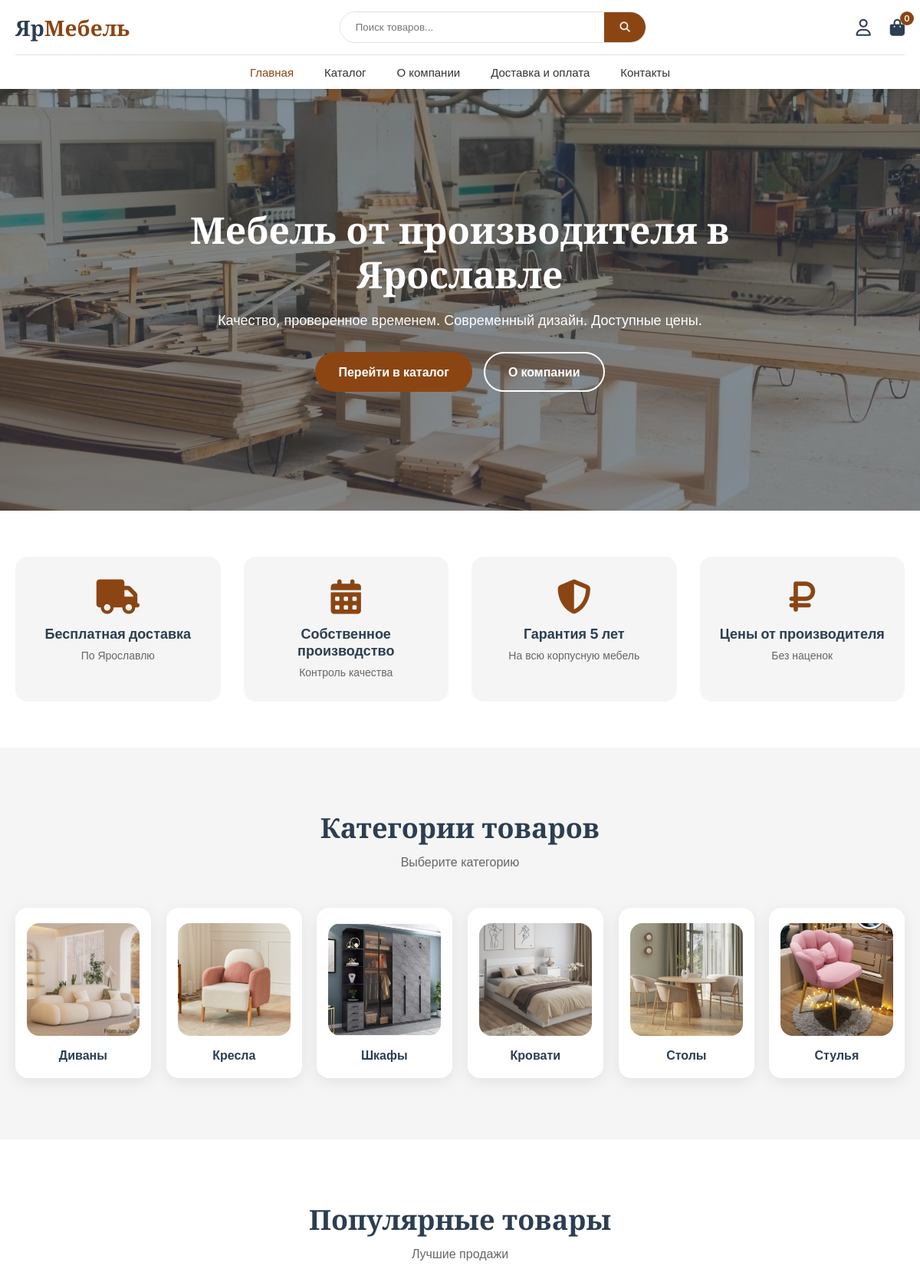
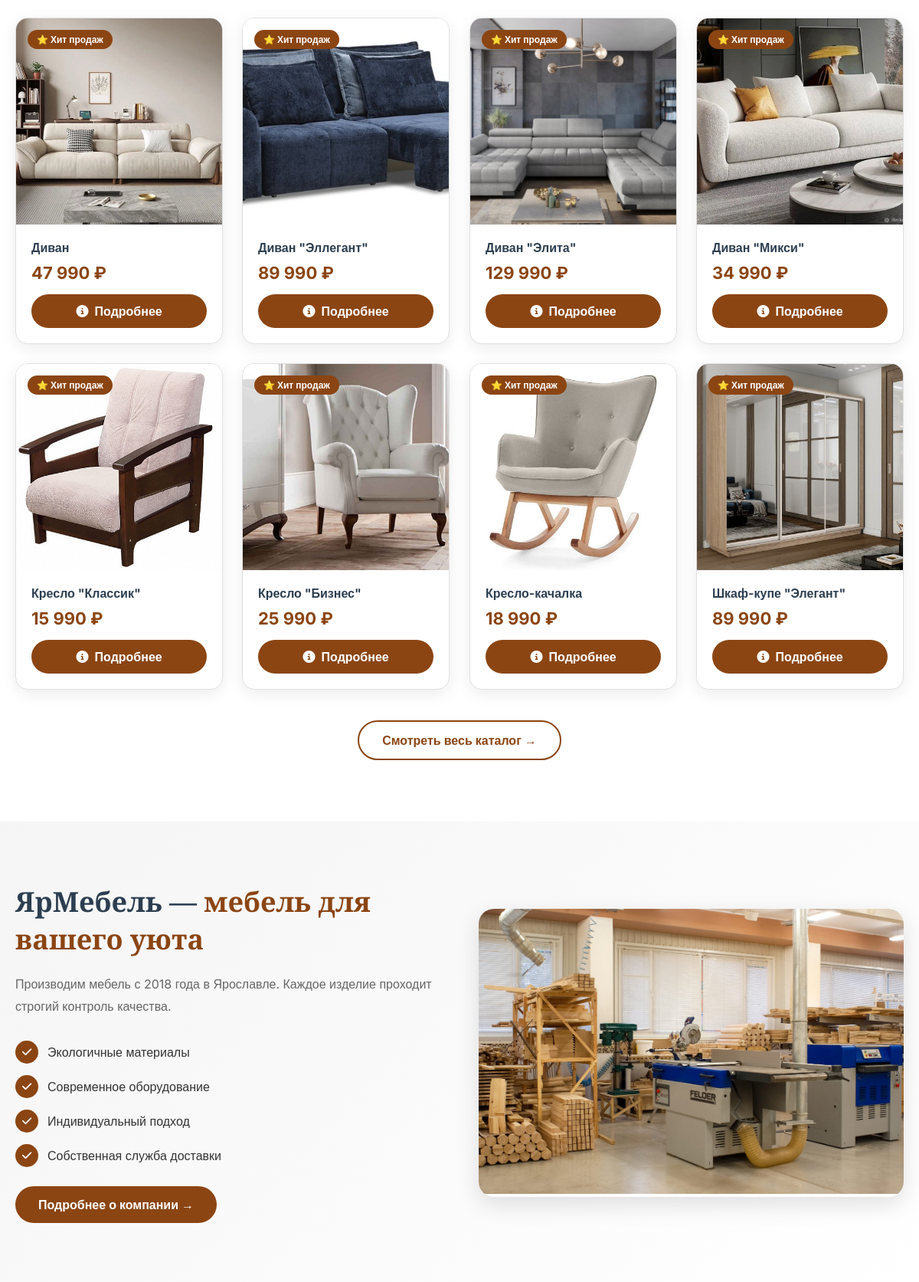
The page / (upper part) on the database its author committed (2 pictures, top to bottom).
### tables this page shows
CREATE TABLE `categoriesd` (
  `id` int(10) UNSIGNED NOT NULL,
  `name` varchar(100) NOT NULL,
  `image` varchar(255) DEFAULT NULL
);

CREATE TABLE `productsd` (
  `id` int(10) UNSIGNED NOT NULL,
  `category_id` int(10) UNSIGNED NOT NULL,
  `name` varchar(200) NOT NULL,
  `description` text DEFAULT NULL,
  `price` decimal(12,2) NOT NULL,
  `image` varchar(255) DEFAULT NULL,
  `old_price` decimal(12,2) DEFAULT NULL,
  `size_enabled` tinyint(1) DEFAULT 1 COMMENT 'Включен ли выбор размера (1-да, 0-нет)',
  `size_width_min` int(11) DEFAULT NULL COMMENT 'Мин. ширина (см)',
  `size_width_max` int(11) DEFAULT NULL COMMENT 'Макс. ширина (см)',
  `size_depth_min` int(11) DEFAULT NULL COMMENT 'Мин. глубина (см)',
  `size_depth_max` int(11) DEFAULT NULL COMMENT 'Макс. глубина (см)',
  `size_height_min` int(11) DEFAULT NULL COMMENT 'Мин. высота (см)',
  `size_height_max` int(11) DEFAULT NULL COMMENT 'Макс. высота (см)',
  `size_step` int(11) DEFAULT 1 COMMENT 'Шаг изменения размера (см)',
  `price_per_size` tinyint(1) DEFAULT 0 COMMENT 'Цена зависит от размеров (1-да, 0-нет)',
  `price_per_square` decimal(10,2) NOT NULL DEFAULT 0.00
);

### index.php (the view, shortened to what this page needs)
<?php
$host = 'localhost';
$dbname = 'diplom';
$username = 'root';
$password = '';
try {
    $pdo = new PDO("mysql:host=$host;dbname=$dbname;charset=utf8mb4", $username, $password);
    $pdo->setAttribute(PDO::ATTR_ERRMODE, PDO::ERRMODE_EXCEPTION);
    $pdo->setAttribute(PDO::ATTR_DEFAULT_FETCH_MODE, PDO::FETCH_ASSOC);
} catch(PDOException $e) {
    die("Ошибка подключения к базе данных: " . $e->getMessage());
}
$search_query = '';
$stmt_categories = $pdo->query("SELECT id, name FROM categoriesD ORDER BY id LIMIT 6");
$categories = $stmt_categories->fetchAll();
$stmt_products = $pdo->query("
    SELECT DISTINCT
        p.id,
        p.name,
        p.description,
        p.price,
        p.image
    FROM productsD p
    ORDER BY p.id
    LIMIT 8
");
$popular_products = $stmt_products->fetchAll();
?>
<!DOCTYPE html>
<html lang="ru">
<head>
    <link rel="stylesheet" href="https://cdnjs.cloudflare.com/ajax/libs/font-awesome/6.5.1/css/all.min.css">
</head>
<body>
<header class="header">
    <div class="container">
        <div class="header-top">
            <div class="logo"><a href="index.php"><span class="logo-text">Яр<span class="logo-accent">Мебель</span></span></a></div>
            <div class="header-search">
                <form action="index.php" method="get" class="search-form">
                    <input type="text" name="search" placeholder="Поиск товаров..." class="search-input" value="<?php echo htmlspecialchars($search_query); ?>">
                    <button type="submit" class="search-btn"><i class="fas fa-search"></i></button>
                </form>
            </div>
            <div class="header-actions">
                <a href="profile.php" class="action-icon"><i class="far fa-user"></i></a>
                <a href="cart.php" class="action-icon cart-link"><i class="fas fa-shopping-bag"></i><span class="cart-count">0</span></a>
            </div>
        </div>
        <nav class="nav-main" id="mainNav">
            <ul>
                <li><a href="index.php" class="active">Главная</a></li>
                <li><a href="catalog.php">Каталог</a></li>
                <li><a href="about.php">О компании</a></li>
                <li><a href="delivery.php">Доставка и оплата</a></li>
                <li><a href="contacts.php">Контакты</a></li>
            </ul>
        </nav>
    </div>
</header>
<main>
    <section class="hero">
        <div class="container">
            <div class="hero-content">
                <h1 class="animate-up">Мебель от производителя в Ярославле</h1>
                <p class="animate-up" style="animation-delay: 0.1s;">Качество, проверенное временем. Современный дизайн. Доступные цены.</p>
                <div class="hero-buttons animate-up" style="animation-delay: 0.2s;">
                    <a href="catalog.php" class="btn btn-primary">Перейти в каталог</a>
                    <a href="about.php" class="btn btn-outline">О компании</a>
                </div>
            </div>
        </div>
    </section>
    <?php if (empty($search_query)): ?>
    <section class="advantages">
        <div class="container">
            <div class="advantages-grid">
                <div class="advantage-item animate-up"><i class="fas fa-truck"></i><h3>Бесплатная доставка</h3><p>По Ярославлю</p></div>
                <div class="advantage-item animate-up" style="animation-delay:0.1s"><i class="fas fa-calendar-alt"></i><h3>Собственное производство</h3><p>Контроль качества</p></div>
                <div class="advantage-item animate-up" style="animation-delay:0.2s"><i class="fas fa-shield-alt"></i><h3>Гарантия 5 лет</h3><p>На всю корпусную мебель</p></div>
                <div class="advantage-item animate-up" style="animation-delay:0.3s"><i class="fas fa-ruble-sign"></i><h3>Цены от производителя</h3><p>Без наценок</p></div>
            </div>
        </div>
    </section>
    <section class="categories">
        <div class="container">
            <div class="section-header"><h2>Категории товаров</h2><p>Выберите категорию</p></div>
            <div class="categories-grid">
                <?php $category_images = [1 => 'sofa.jpg', 2 => 'chair.jpg', 3 => 'wardrobe.jpg', 4 => 'bed.jpeg', 5 => 'table.jpg', 6 => 'stool.jpg']; $i = 0; foreach($categories as $cat): ?>
                <a href="catalog.php?category=<?php echo $cat['id']; ?>" class="category-card animate-scale" style="animation-delay: <?php echo $i * 0.05; ?>s">
                    <div class="category-image"><img src="images/categories/<?php echo $category_images[$cat['id']] ?? 'default.jpg'; ?>" alt="<?php echo htmlspecialchars($cat['name']); ?>" onerror="this.src='images/categories/default.jpg'"></div>
                    <h3><?php echo htmlspecialchars($cat['name']); ?></h3>
                </a>
                <?php $i++; endforeach; ?>
            </div>
        </div>
    </section>
    <section class="popular-products">
        <div class="container">
            <div class="section-header"><h2>Популярные товары</h2><p>Лучшие продажи</p></div>
            <div class="products-grid">
                <?php $i = 0; foreach($popular_products as $product): ?>
                <div class="product-card animate-scale" style="animation-delay: <?php echo $i * 0.05; ?>s">
                    <div class="product-badge">⭐ Хит продаж</div>
                    <a href="product.php?id=<?php echo $product['id']; ?>" class="product-image"><img src="images/products/<?php echo $product['image']; ?>" alt="<?php echo htmlspecialchars($product['name']); ?>" onerror="this.src='images/products/default.jpg'"></a>
                    <div class="product-info">
                        <h3><a href="product.php?id=<?php echo $product['id']; ?>"><?php echo htmlspecialchars($product['name']); ?></a></h3>
                        <div class="product-price"><span class="current-price"><?php echo number_format($product['price'], 0, '', ' '); ?> ₽</span></div>
                        <a href="product.php?id=<?php echo $product['id']; ?>" class="btn-details"><i class="fas fa-info-circle"></i> Подробнее</a>
                    </div>
                </div>
                <?php $i++; endforeach; ?>
            </div>
            <div class="text-center"><a href="catalog.php" class="btn btn-secondary">Смотреть весь каталог →</a></div>
        </div>
    </section>
    <section class="about-company">
        <div class="container">
            <div class="about-grid">
                <div class="about-content animate-left">
                    <h2>ЯрМебель — <span class="accent">мебель для вашего уюта</span></h2>
                    <p class="about-text">Производим мебель с 2018 года в Ярославле. Каждое изделие проходит строгий контроль качества.</p>
                    <ul class="about-list"><li><i class="fas fa-check"></i> Экологичные материалы</li><li><i class="fas fa-check"></i> Современное оборудование</li><li><i class="fas fa-check"></i> Индивидуальный подход</li><li><i class="fas fa-check"></i> Собственная служба доставки</li></ul>
                    <a href="about.php" class="btn btn-primary">Подробнее о компании →</a>
                </div>
                <div class="about-image animate-right"><img src="images/2.jpg" alt="Наше производство" onerror="this.src='images/about-default.jpg'"></div>
            </div>
        </div>
    </section>
    <?php endif; ?>
</main>
</body>
</html>

### rows shown on the page
categoriesd: shows a picture, name "Диваны"
categoriesd: shows a picture, name "Кресла"
categoriesd: shows a picture, name "Шкафы"
categoriesd: shows a picture, name "Кровати"
categoriesd: shows a picture, name "Столы"
categoriesd: shows a picture, name "Стулья"
productsd: image (picture), name "Диван", price "47 990"
productsd: image (picture), name "Диван \"Эллегант\"", price "89 990"
productsd: image (picture), name "Диван \"Элита\"", price "129 990"
productsd: image (picture), name "Диван \"Микси\"", price "34 990"
productsd: image (picture), name "Кресло \"Классик\"", price "15 990"
productsd: image (picture), name "Кресло \"Бизнес\"", price "25 990"
productsd: image (picture), name "Кресло-качалка", price "18 990"
productsd: image (picture), name "Шкаф-купе \"Элегант\"", price "89 990"
